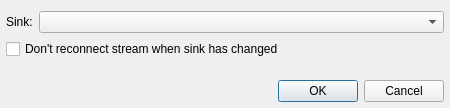
<?xml version="1.0" encoding="UTF-8"?>
<ui version="4.0">
 <class>SettingsDialog</class>
 <widget class="QDialog" name="SettingsDialog">
  <property name="geometry">
   <rect>
    <x>0</x>
    <y>0</y>
    <width>450</width>
    <height>108</height>
   </rect>
  </property>
  <property name="windowTitle">
   <string>Connection Settings</string>
  </property>
  <layout class="QFormLayout" name="formLayout">
   <property name="fieldGrowthPolicy">
    <enum>QFormLayout::AllNonFixedFieldsGrow</enum>
   </property>
   <property name="leftMargin">
    <number>6</number>
   </property>
   <property name="rightMargin">
    <number>6</number>
   </property>
   <property name="bottomMargin">
    <number>6</number>
   </property>
   <item row="0" column="0">
    <widget class="QLabel" name="label">
     <property name="text">
      <string>Sink:</string>
     </property>
    </widget>
   </item>
   <item row="2" column="0">
    <spacer name="verticalSpacer">
     <property name="orientation">
      <enum>Qt::Vertical</enum>
     </property>
     <property name="sizeHint" stdset="0">
      <size>
       <width>20</width>
       <height>40</height>
      </size>
     </property>
    </spacer>
   </item>
   <item row="3" column="0" colspan="2">
    <widget class="QDialogButtonBox" name="buttonBox">
     <property name="orientation">
      <enum>Qt::Horizontal</enum>
     </property>
     <property name="standardButtons">
      <set>QDialogButtonBox::Cancel|QDialogButtonBox::Ok</set>
     </property>
    </widget>
   </item>
   <item row="0" column="1">
    <widget class="QComboBox" name="sinkComboBox"/>
   </item>
   <item row="1" column="0" colspan="2">
    <widget class="QCheckBox" name="pinCheckBox">
     <property name="text">
      <string>Don't reconnect stream when sink has changed</string>
     </property>
    </widget>
   </item>
  </layout>
 </widget>
 <resources/>
 <connections>
  <connection>
   <sender>buttonBox</sender>
   <signal>accepted()</signal>
   <receiver>SettingsDialog</receiver>
   <slot>accept()</slot>
   <hints>
    <hint type="sourcelabel">
     <x>248</x>
     <y>254</y>
    </hint>
    <hint type="destinationlabel">
     <x>157</x>
     <y>274</y>
    </hint>
   </hints>
  </connection>
  <connection>
   <sender>buttonBox</sender>
   <signal>rejected()</signal>
   <receiver>SettingsDialog</receiver>
   <slot>reject()</slot>
   <hints>
    <hint type="sourcelabel">
     <x>316</x>
     <y>260</y>
    </hint>
    <hint type="destinationlabel">
     <x>286</x>
     <y>274</y>
    </hint>
   </hints>
  </connection>
 </connections>
</ui>
